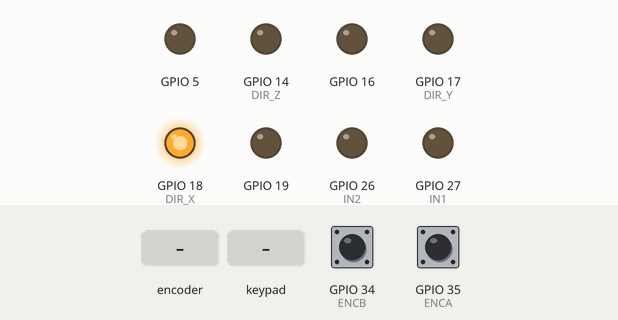
The sketch below on a simulated ESP32. Parts: output pins drawn as LEDs (lit = HIGH). The inputs (shaded band) are chosen by the test bench; at power-on: GPIO 34 (ENCB) HIGH, GPIO 35 (ENCA) HIGH. Nothing arrives over Bluetooth unless stated.

Above: at 1.2 s.
1.3 s: rotary encoder on GPIO 35 (ENCA) / GPIO 34 (ENCB) turned 1 step (first pin leading)
At 2.1 s:
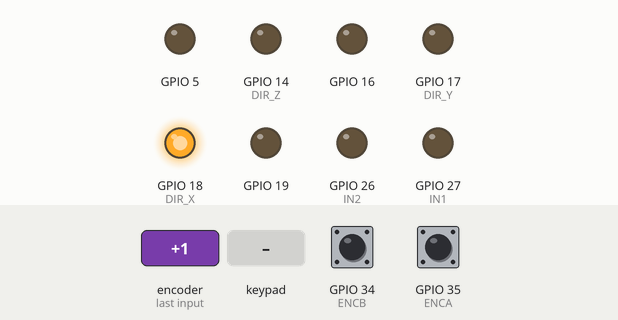
3.0 s: key 'U' pressed
At 3.25 s:
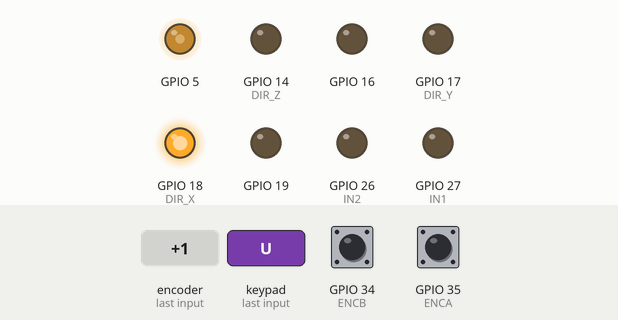
4.9 s: key 'D' pressed
At 6.0 s:
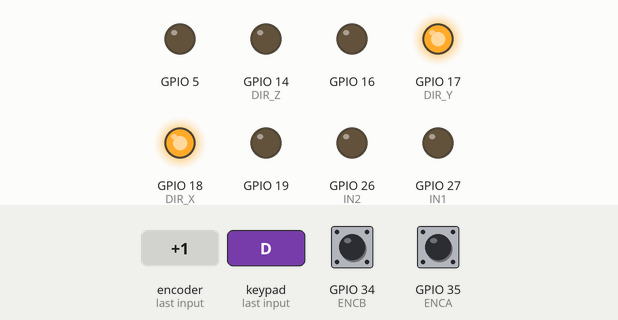
6.8 s: key 'L' pressed
At 8.4 s:
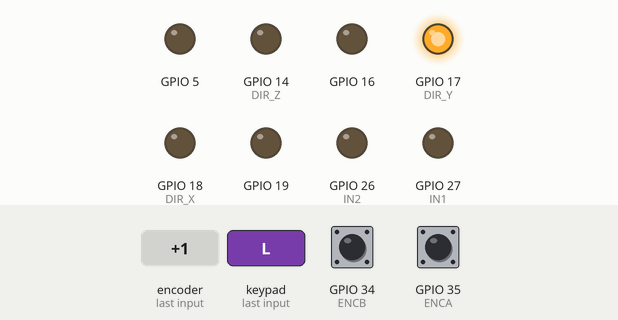
8.7 s: rotary encoder on GPIO 35 (ENCA) / GPIO 34 (ENCB) turned 1 step (first pin leading)
At 10.0 s:
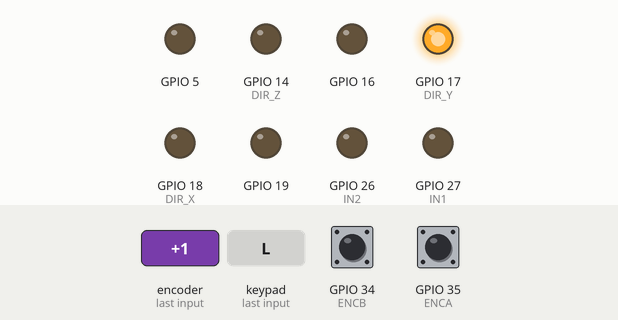
10.4 s: key 'R' pressed
At 10.74 s:
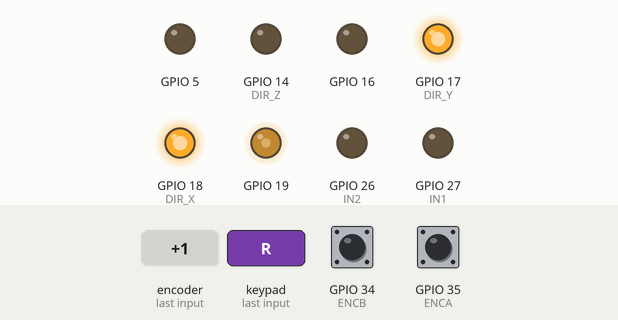
Timing chart, 0 to 13.3 s (numbered marks = the images above; inputs shaded):
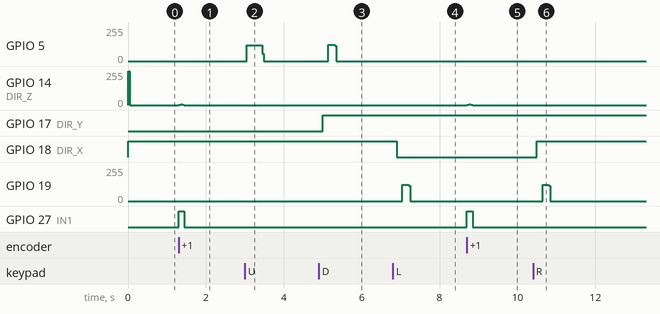

The sketch:

test_bt_stepper_dc.ino
```cpp
#include <Ps3Controller.h>

//---------DEFINITIONS-----------

// SERIAL
#define SERIAL 115200
// BT
#define MAC "90:34:fc:0f:69:75"
// STEPPER X
#define STEP_X 19
#define DIR_X 18
#define PLUS_X 1
#define MINUS_X 0
#define X_PER_STEP 1.8  //°
// STEPPER Y
#define STEP_Y 5
#define DIR_Y 17
#define PLUS_Y 0
#define MINUS_Y 1
#define Y_PER_STEP 0.2826 //mm
// STEPPER Z
#define STEP_Z 16
#define DIR_Z 14
#define PLUS_Z 1
#define MINUS_Z 0
#define Z_PER_STEP 0.015 //mm
// STEPPER
#define T_INIT 2000  //ms
#define T_STEP 1000  //us
#define T_DIR 200  //ms
#define STEP_PER_REV 200
// PUENTE H
#define ENA 14
#define IN1 27
#define IN2 26
#define PWM_FREQ 1000 // hz
#define PWM_RES 8
// ENCODER
#define ENCA 35
#define ENCB 34
#define NFactor 400.0f
// PID
#define T_S 50  // ms
#define KP 0.9f
#define KI 0.4f
#define KD 0.0f


//---------VARIABLES-----------
volatile long encoder_count;
long theta, theta_prev;
float rpm;
float e, e_prev, inte, deriv;
unsigned long t, t_prev;
float dt;
int pwm_val;
int rpm_values[3] = {0, 200, 400};
int rpm_val_index;
int rpm_ref = rpm_values[0];
float STATE[3];


//---------SETUP-----------
void setup() {
  Serial.begin(SERIAL);
  // cnc shield
  for (int pin : {STEP_X, DIR_X, STEP_Y, DIR_Y, STEP_Z, DIR_Z}){
    pinMode(pin, OUTPUT);
    digitalWrite(pin, LOW);
  }
  digitalWrite(DIR_X, PLUS_X);
  digitalWrite(DIR_Y, PLUS_Y);
  digitalWrite(DIR_Z, PLUS_Z);
  // puente h
  ledcAttach(ENA, PWM_FREQ, PWM_RES);
  pinMode(IN1, OUTPUT);
  pinMode(IN2, OUTPUT);
  // encoder
  pinMode(ENCA, INPUT_PULLUP);
  attachInterrupt(digitalPinToInterrupt(ENCA), ISR_Encoder1, CHANGE);
  pinMode(ENCB, INPUT_PULLUP);
  attachInterrupt(digitalPinToInterrupt(ENCB), ISR_Encoder2, CHANGE);
  // bt
  Ps3.attach(notify);
  Ps3.begin(MAC);
  t_prev = millis();
}


//---------LOOP-----------
void loop() {
  // Rotate while pressing
  if (Ps3.data.button.left || Ps3.data.button.right)
    step_pulse(STEP_X);
  else if (Ps3.data.button.down || Ps3.data.button.up)
    step_pulse(STEP_Y);
  else if (Ps3.data.button.l2 || Ps3.data.button.r2)
    step_pulse(STEP_Z);

  t = millis();
  if ( t - t_prev >= T_S ){
    noInterrupts();
    theta = encoder_count;
    interrupts();
    dt = t - t_prev;
    rpm = (theta - theta_prev) * (60000/dt) / NFactor;
    e = rpm_ref - rpm;
    inte += (e + e_prev) * (dt/2000);
    deriv = (e - e_prev) * (1000/dt);
    pwm_val = int(KP*e + KI*inte + KD*deriv);
    pwm_val = constrain(pwm_val, -255, 255);
    WriteDriver(pwm_val);
    theta_prev = theta;
    e_prev = e;
    t_prev = t;
  }

}


//---------FUNCTIONS-----------
// STEPPER
void step_pulse(int step_pin){
  if ( step_pin == STEP_X )
    STATE[0] += (DIR_X == PLUS_X) ? X_PER_STEP : -X_PER_STEP;
  else if ( step_pin == STEP_Y )
    STATE[1] += (DIR_Y == PLUS_Y) ? Y_PER_STEP : -Y_PER_STEP;
  else if ( step_pin == STEP_Z )
    STATE[2] += (DIR_Z == PLUS_Z) ? Z_PER_STEP : -Z_PER_STEP;
  digitalWrite(step_pin, HIGH);
  delayMicroseconds(T_STEP/2);
  digitalWrite(step_pin, LOW);
  delayMicroseconds(T_STEP/2);
}
void change_dir(int dir_pin, bool dir_val){
  if ( digitalRead(dir_pin) != dir_val){
    delay(T_DIR/2);
    digitalWrite(dir_pin, dir_val);
    delay(T_DIR/2);
  }
}
// BT
void notify(){
  // Change dir only when pressing opposite
  if ( Ps3.event.button_down.up )
    change_dir(DIR_Y, PLUS_Y);
  else if ( Ps3.event.button_down.right )
    change_dir(DIR_X, PLUS_X);
  else if ( Ps3.event.button_down.down )
    change_dir(DIR_Y, MINUS_Y);
  else if ( Ps3.event.button_down.left )
    change_dir(DIR_X, MINUS_X);
  else if ( Ps3.event.button_down.l2 )
    change_dir(DIR_Z, MINUS_Z);
  else if ( Ps3.event.button_down.r2 )
    change_dir(DIR_Z, PLUS_Z);
  // Change dir and move 1 step only when pressing
  else if ( Ps3.event.button_down.circle ){
    change_dir(DIR_X, MINUS_X);
    step_pulse(STEP_X);
  }
  else if ( Ps3.event.button_down.square ){
    change_dir(DIR_X, PLUS_X);
    step_pulse(STEP_X);
  }
  else if ( Ps3.event.button_down.cross ){
    change_dir(DIR_Y, MINUS_Y);
    step_pulse(STEP_Y);
  }
  else if ( Ps3.event.button_down.triangle ){
    change_dir(DIR_Y, PLUS_Y);
    step_pulse(STEP_Y);
  }
  else if ( Ps3.event.button_down.l1 ){
    change_dir(DIR_Z, MINUS_Z);
    step_pulse(STEP_Z);
  }
  else if ( Ps3.event.button_down.r1 ){
    change_dir(DIR_Z, PLUS_Z);
    step_pulse(STEP_Z);
  }

  else if (Ps3.event.button_down.start) {
    rpm_val_index = (rpm_val_index + 1) % 3;
    rpm_ref = rpm_values[rpm_val_index];
    inte = 0;
  }
  else if (Ps3.event.button_down.select) {
    rpm_val_index = 0;
    rpm_ref = rpm_values[0];
    inte = 0;
  }
}
// ENCODER
void ISR_Encoder1(){
  bool PinA = digitalRead(ENCA);
  bool PinB = digitalRead(ENCB);
  encoder_count += (PinA == PinB) ? 1 : -1;
}
void ISR_Encoder2(){
  bool PinA = digitalRead(ENCA);
  bool PinB = digitalRead(ENCB);
  encoder_count += (PinA == PinB) ? -1 : 1;
}
void WriteDriver(int PWM_val){
  int duty = min( abs(PWM_val), 255);
  if ( duty > 0) {
    digitalWrite(IN1, PWM_val < 0);
    digitalWrite(IN1, PWM_val > 0);
  } else {
    digitalWrite(IN1, LOW);
    digitalWrite(IN2, LOW);
  }
  ledcWrite(ENA, duty);
}
```

Measured:
- after the input at 1.3 s, GPIO 14 (DIR_Z): 0/255 → 2/255 at once, → 5/255 0.05 s later, → 2/255 0.05 s later, → 0/255 0.05 s later; GPIO 27 (IN1): LOW → HIGH at once, → LOW 0.15 s later
- after the input at 3.0 s, GPIO 5: 0/255 → 120/255 at once, → 0/255 0.40 s later
- after the input at 4.9 s, GPIO 5: 0/255 → 121/255 after 0.24 s, → 0/255 0.16 s later; GPIO 17 (DIR_Y): LOW → HIGH after 0.10 s
- after the input at 6.8 s, GPIO 18 (DIR_X): HIGH → LOW after 0.10 s; GPIO 19: 0/255 → 121/255 after 0.24 s, → 0/255 0.16 s later
- after the input at 8.7 s, GPIO 14 (DIR_Z): 0/255 → 2/255 at once, → 5/255 0.05 s later, → 3/255 0.05 s later, → 0/255 0.05 s later; GPIO 27 (IN1): LOW → HIGH at once, → LOW 0.15 s later
- after the input at 10.4 s, GPIO 18 (DIR_X): LOW → HIGH after 0.10 s; GPIO 19: 0/255 → 121/255 after 0.24 s, → 0/255 0.16 s later
